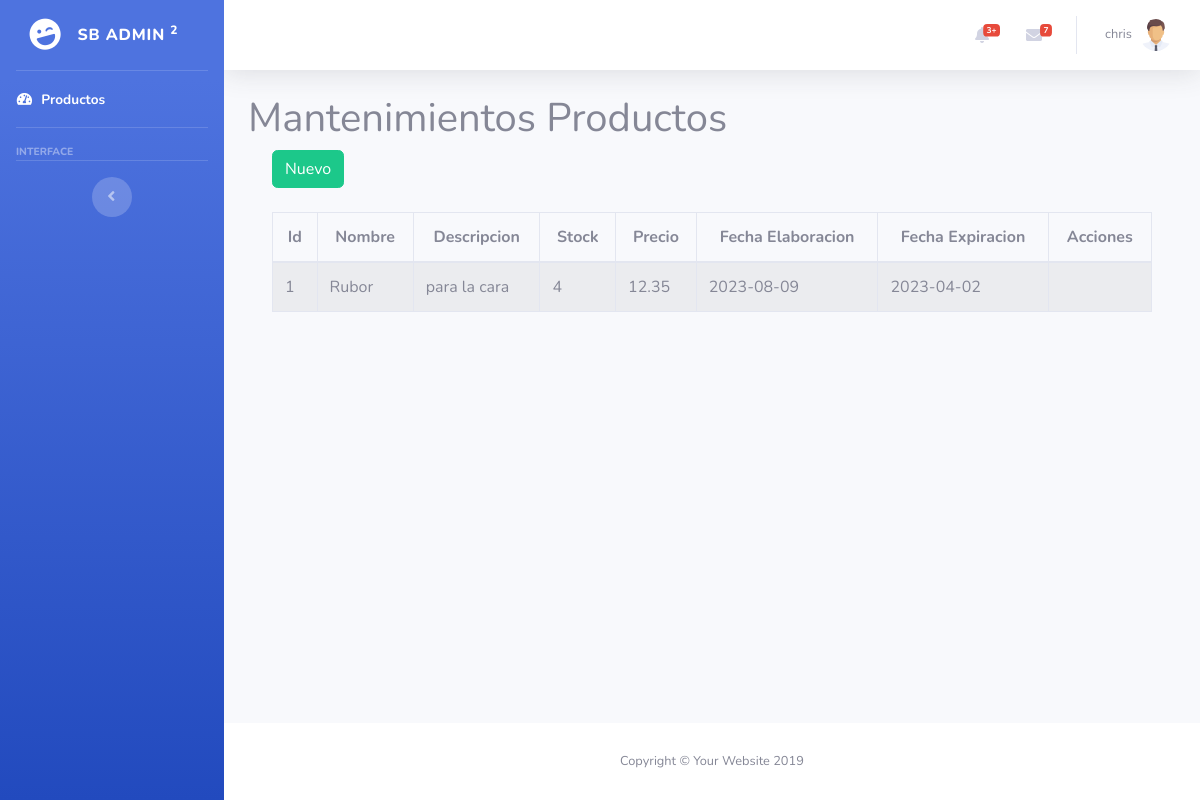
/dashboard/index.php (signed in), run on an earlier commit of the app's database.
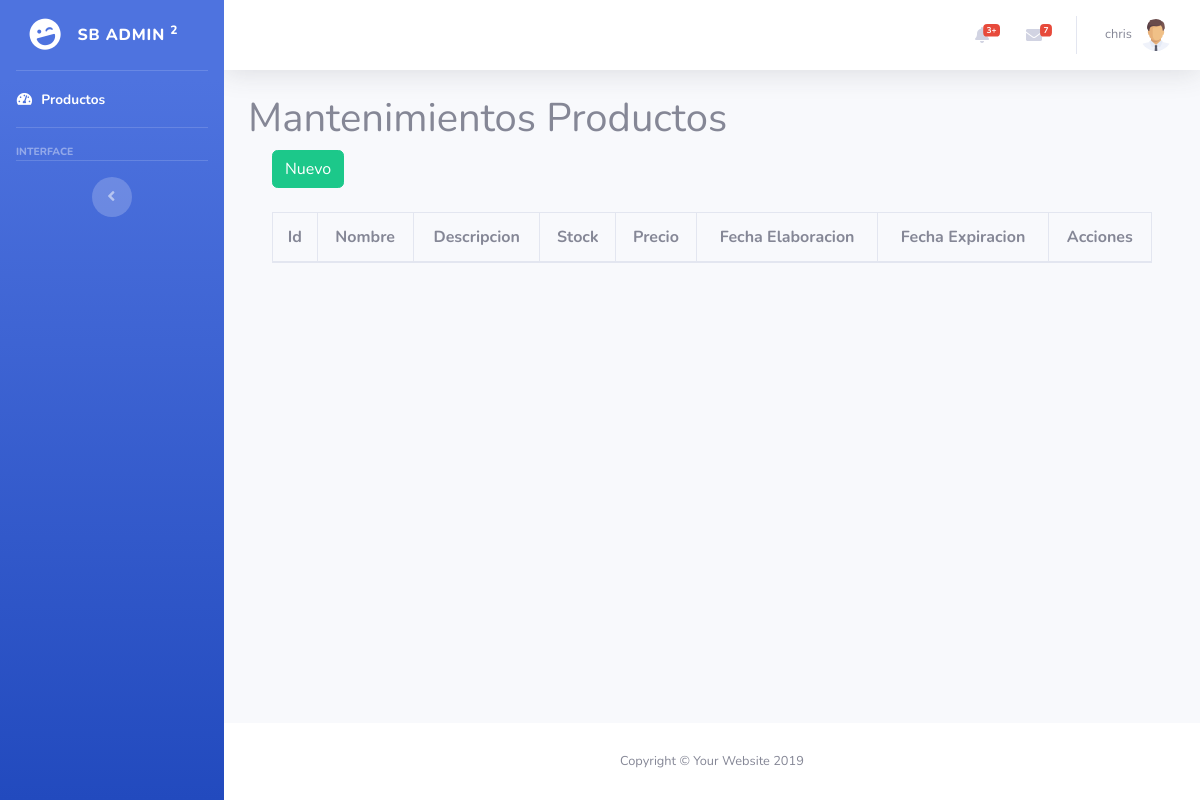
And on a later commit of the database.
### tables this page shows
CREATE TABLE `Productos` (
  `idProducto` int NOT NULL AUTO_INCREMENT,
  `nombre` varchar(20) NOT NULL,
  `descripcion` varchar(250) NOT NULL,
  `stock` int NOT NULL,
  `precio` decimal(10,2) DEFAULT NULL,
  `fechaElaboracion` date NOT NULL,
  `fechaExpiracion` date NOT NULL,
  PRIMARY KEY (`idProducto`)
);

### dashboard/index.php (the view, shortened to what this page needs)
<?php require_once "vistas/parte_superior.php"?>
<div class="container">
    <h1>Mantenimientos Productos</h1>
<?php
$objeto = new Conexion();
$conexion = $objeto->Conectar();
$consulta = "SELECT idProducto, nombre, descripcion, stock,precio, fechaElaboracion, fechaExpiracion FROM Productos";
$resultado = $conexion->prepare($consulta);
$resultado->execute();
$data = $resultado->fetchAll(PDO::FETCH_ASSOC);
?>
<div class="container">
    <div class="row">
        <div class="col-lg-12">
            <button id="btnNuevo" type="button" class="btn btn-success" data-toggle="modal">Nuevo</button>
        </div>
    </div>
</div>
<br>
<div class="container">
    <div class="row">
        <div class="col-lg-12">
            <div class="table-responsive">
                <table id="tablaPersonas" class="table table-striped table-bordered table-condensed" style="width:100%">
                    <thead class="text-center">
                        <tr>
                            <th>Id</th>
                            <th>Nombre</th>
                            <th>Descripcion</th>
                            <th>Stock</th>
                            <th>Precio</th>
                            <th>Fecha Elaboracion</th>
                            <th>Fecha Expiracion</th>
                            <th>Acciones</th>
                        </tr>
                    </thead>
                    <tbody>
                                                  <?php
                            foreach($data as $dat) {
                            ?>
                            <tr>
                                <td><?php echo $dat['idProducto'] ?></td>
                                <td><?php echo $dat['nombre'] ?></td>
                                <td><?php echo $dat['descripcion'] ?></td>
                                <td><?php echo $dat['stock'] ?></td>
                                <td><?php echo $dat['precio'] ?></td>
                                <td><?php echo $dat['fechaElaboracion'] ?></td>
                                <td><?php echo $dat['fechaExpiracion'] ?></td>
                                <td></td>
                            </tr>
                            <?php
                                }
                            ?>
                    </tbody>
                </table>
            </div>
        </div>
    </div>
</div>
</div>
<?php require_once "vistas/parte_inferior.php"?>

### dashboard/vistas/parte_superior.php (shortened to what this page needs)
<!DOCTYPE html>
<html lang="en">
<head>
  <link href="vendor/fontawesome-free/css/all.min.css" rel="stylesheet" type="text/css">
  <link href="css/sb-admin-2.min.css" rel="stylesheet">
    <link rel="stylesheet" type="text/css" href="vendor/datatables/datatables.min.css"/>
    <link rel="stylesheet"  type="text/css" href="vendor/datatables/DataTables-1.10.18/css/dataTables.bootstrap4.min.css">
</head>
<body id="page-top">
  <div id="wrapper">
    <ul class="navbar-nav bg-gradient-primary sidebar sidebar-dark accordion" id="accordionSidebar">
      <a class="sidebar-brand d-flex align-items-center justify-content-center" href="index.php">
        <div class="sidebar-brand-icon rotate-n-15">
          <i class="fas fa-laugh-wink"></i>
        </div>
        <div class="sidebar-brand-text mx-3">SB Admin <sup>2</sup></div>
      </a>
      <hr class="sidebar-divider my-0">
      <li class="nav-item active">
        <a class="nav-link" href="index.php">
          <i class="fas fa-fw fa-tachometer-alt"></i>
          <span>Productos</span></a>
      </li>
      <hr class="sidebar-divider">
      <div class="sidebar-heading">
        Interface
      </div>
      <hr class="sidebar-divider d-none d-md-block">
      <div class="text-center d-none d-md-inline">
        <button class="rounded-circle border-0" id="sidebarToggle"></button>
      </div>
    </ul>
    <div id="content-wrapper" class="d-flex flex-column">
      <div id="content">
        <nav class="navbar navbar-expand navbar-light bg-white topbar mb-4 static-top shadow">
          <ul class="navbar-nav ml-auto">
            <li class="nav-item dropdown no-arrow mx-1">
              <a class="nav-link dropdown-toggle" href="#" id="alertsDropdown" role="button" data-toggle="dropdown" aria-haspopup="true" aria-expanded="false">
                <i class="fas fa-bell fa-fw"></i>
                <span class="badge badge-danger badge-counter">3+</span>
              </a>
            </li>
            <li class="nav-item dropdown no-arrow mx-1">
              <a class="nav-link dropdown-toggle" href="#" id="messagesDropdown" role="button" data-toggle="dropdown" aria-haspopup="true" aria-expanded="false">
                <i class="fas fa-envelope fa-fw"></i>
                <span class="badge badge-danger badge-counter">7</span>
              </a>
            </li>
            <li class="nav-item dropdown no-arrow">
              <a class="nav-link dropdown-toggle" href="#" id="userDropdown" role="button" data-toggle="dropdown" aria-haspopup="true" aria-expanded="false">
                <span class="mr-2 d-none d-lg-inline text-gray-600 small"><?php echo $_SESSION["s_usuario"];?></span>
                <img class="img-profile rounded-circle" src="img/user.png">
              </a>
            </li>
          </ul>
        </nav>

### dashboard/vistas/parte_inferior.php (shortened to what this page needs)
      </div>
      <footer class="sticky-footer bg-white">
        <div class="container my-auto">
          <div class="copyright text-center my-auto">
            <span>Copyright &copy; Your Website 2019</span>
          </div>
        </div>
      </footer>
    </div>
  </div>
</body>
</html>

What changed in the data, as far as the page shows it:
removed productos: idProducto "1", nombre "Rubor", descripcion "para la cara", stock "4", precio "12.35", fechaElaboracion "2023-08-09", fechaExpiracion "2023-04-02"
